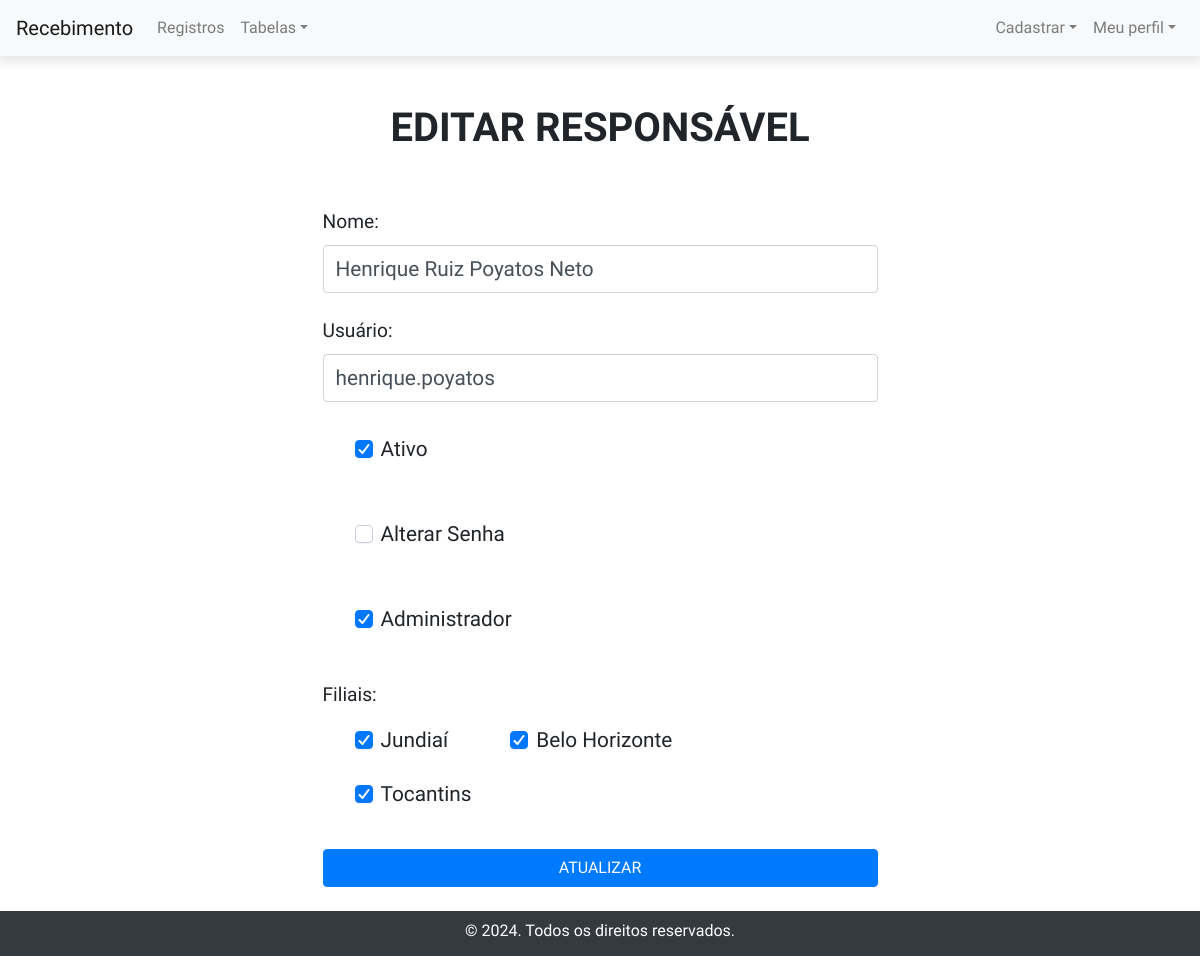
The page /editar_responsavel/4 (signed in) on the database its author committed.
### Recebimento/models/responsavel_models.py (models this page shows, shortened)
class Responsavel(db.Model, UserMixin):
    id = db.Column(db.Integer, primary_key=True)
    ativo = db.Column(db.Boolean, nullable=False, default=False)
    nome = db.Column(db.String(255), nullable=False)
    usuario = db.Column(db.String(255), unique=True, nullable=False)
    senha_hash = db.Column(db.String(255), nullable=False)
    permissao = db.Column(db.Boolean, nullable=False)
    responsaveis_filial = db.relationship('ResponsavelFilial', backref='responsavel')

### Recebimento/models/filial_models.py (models this page shows, shortened)
class Filial(db.Model):
    id = db.Column(db.Integer, primary_key=True)
    nome = db.Column(db.String(255), nullable=False)
    responsaveis_filial = db.relationship('ResponsavelFilial', backref='filial')

### Recebimento/routes/responsavel_routes.py (the view, shortened to what this page needs)
@app.route('/editar_responsavel/<int:responsavel_id>', methods=['GET', 'POST'])
@login_required
def editar_responsavel(responsavel_id):
    responsavel = Responsavel.query.get_or_404(responsavel_id)
    form = EditarResponsavelForm(obj=responsavel)
    try:
        filiais = [(filial.id, filial.nome) for filial in Filial.query.all()]
        filiais_associadas = [rf.filial_id for rf in responsavel.responsaveis_filial]
        form.filiais.choices = filiais
    except Exception as e:
        flash(f'Ocorreu um erro ao buscar as filiais: {str(e)}', 'danger')
        return redirect('/tabela/responsavel')
    return render_template('/edit/responsavel.html', form=form, responsavel=responsavel, filiais=filiais, filiais_associadas=filiais_associadas)

### Recebimento/forms/edicao_forms.py
class EditarResponsavelForm(FlaskForm):
    nome = StringField('Nome', validators=[DataRequired(), Length(min=2, max=255)])
    ativo = BooleanField('Ativo', validators=[Optional()])
    usuario = StringField('Usuário', validators=[DataRequired(), Length(min=2, max=255)])
    alterar_senha = BooleanField('Alterar Senha', validators=[Optional()])
    nova_senha = PasswordField('Nova Senha', validators=[Optional(), Length(min=6)])
    confirm_nova_senha = PasswordField('Confirmar Nova Senha', validators=[Optional(), EqualTo('nova_senha')])
    permissao = BooleanField('Permissão', validators=[Optional()])
    filiais = SelectMultipleField('Filiais', coerce=int, validators=[DataRequired()])
    submit = SubmitField('Atualizar')
    def __init__(self, *args, **kwargs):
        super(EditarResponsavelForm, self).__init__(*args, **kwargs)
        self.filiais.choices = [(filial.id, filial.nome) for filial in get_all_filiais()]

### Recebimento/__init__.py (called while the page is built)
@login_manager.user_loader
def load_user(user_id):
    return Responsavel.query.get(int(user_id))

### Recebimento/utils/query_all_utils.py (called while the page is built)
def get_all_filiais():
    filiais = Filial.query.all()
    return filiais

### Recebimento/templates/edit/responsavel.html (shortened to what this page needs)
{% extends "base.html" %}
{% set title = "Editar Responsável" %}
{% block content %}
<div class="container">
    <h1 class="text-center mt-5">Editar Responsável</h1>
    <div class="container-home">
        <form method="POST">
            <div class="form-group">
                <label for="nome">Nome:</label>
                {{ form.nome(class="form-control") }}
            </div>
            <div class="form-group">
                <label for="usuario">Usuário:</label>
                {{ form.usuario(class="form-control") }}
            </div>
            <div class="form-group">
                <div class="d-flex justify-content-left">
                    <div class="custom-control custom-checkbox mr-3 d-flex align-items-center">
                        <div class="checkbox-wrapper-4">
                            <label class="cbx" for="ativo"><span>
                                    <svg width="12px" height="10px">
                                        <use xlink:href="#check-4"></use>
                                    </svg></span><span>Ativo</span></label>
                        </div>
                    </div>
                </div>
            </div>
            <div class="form-group">
                <div class="d-flex justify-content-left">
                    <div class="custom-control custom-checkbox mr-3 d-flex align-items-center">
                        <div class="checkbox-wrapper-4">
                            <label class="cbx" for="alterar_senha"><span>
                                    <svg width="12px" height="10px">
                                        <use xlink:href="#check-4"></use>
                                    </svg></span><span>Alterar Senha</span></label>
                        </div>
                    </div>
                </div>
            </div>
            <div class="form-group">
                <div class="d-flex justify-content-left">
                    <div class="custom-control custom-checkbox mr-3 d-flex align-items-center">
                        <div class="checkbox-wrapper-4">
                            <label class="cbx" for="permissao"><span>
                                    <svg width="12px" height="10px">
                                        <use xlink:href="#check-4"></use>
                                    </svg></span><span>Administrador</span></label>
                        </div>
                    </div>
                </div>
            </div>
            <div class="form-group">
                <label for="filiais">Filiais:</label>
                <div class="options-filiais">
                    <div class="d-flex flex-wrap">
                        {% for filial in filiais %}
                        <div class="custom-control custom-checkbox mr-3 d-flex align-items-center">
                            <div class="checkbox-wrapper-4 d-flex align-items-center">
                                <label class="cbx" for="filial_{{ filial[0] }}">
                                    <span class="svg-wrapper">
                                        <svg width="12px" height="10px">
                                            <use xlink:href="#check-4"></use>
                                        </svg>
                                    </span>
                                    <span>{{ filial[1] }}</span>
                                </label>
                            </div>
                        </div>
                        {% endfor %}
                    </div>
                </div>
            </div>
            <div class="form-group">
                <button type="submit" class="btn btn-primary">Atualizar</button>
            </div>
        </form>
    </div>
</div>
{% endblock %}

### Recebimento/static/css/style.css (style rules this page uses)
* { font-family: 'Exo 2', sans-serif; margin: 0; padding: 0; box-sizing: border-box; }
body { display: flex; flex-direction: column; min-height: 100vh; width: 100%; }
h1 { font-weight: 600; text-transform: uppercase; }
button[type=submit] { text-transform: uppercase; transition: font-size .3s ease; }
.form-group { display: flex; width: 50%; flex-direction: column; }
.form-group label { display: flex; align-items: left; font-size: 1.2rem; }
.form-group input[type='text'], input[type='number'], input[type='password'] { display: flex; text-align: left; height: 3rem; font-size: 1.3rem; }
.container-home { width: 100%; height: 100%; display: flex; align-items: center; justify-content: center; text-align: center; flex-direction: column; gap: 4rem; }
.container-home form { width: 100%; height: 100%; display: flex; align-items: center; justify-content: center; text-align: center; flex-direction: column; gap: .5rem; }

### Recebimento/static/css/tables.css (style rules this page uses)
.container { width: 100%; height: 100%; display: flex; align-items: center; justify-content: center; text-align: center; flex-direction: column; gap: 3rem; }

### Recebimento/static/css/recebimento.css (style rules this page uses)
.checkbox-wrapper-4 * { box-sizing: border-box; }
.checkbox-wrapper-4 .cbx { -webkit-user-select: none; user-select: none; cursor: pointer; padding: 6px 8px; border-radius: 6px; overflow: hidden; transition: all 0.2s ease; display: inline-block; }
.checkbox-wrapper-4 .cbx:not(:last-child) { margin-right: 6px; }
.checkbox-wrapper-4 .cbx span { margin: .5rem 0rem .5rem 0rem; font-size: 1.3rem; float: left; vertical-align: middle; transform: translate3d(0, 0, 0); }
.checkbox-wrapper-4 .cbx span:first-child { position: relative; width: 18px; height: 18px; border-radius: 4px; transform: scale(1); border: 1px solid #cccfdb; transition: all 0.2s ease; box-shadow: 0 1px 1px rgba(0, 16, 75, 0.05); }
.checkbox-wrapper-4 .cbx span:first-child svg { position: absolute; top: 3px; left: 2px; fill: none; stroke: #fff; stroke-width: 2; stroke-linecap: round; stroke-linejoin: round; stroke-dasharray: 16px; stroke-dashoffset: 16px; transition: all 0.3s ease; transition-delay: 0.1s; transform: translate3d(0, 0, 0); }
.checkbox-wrapper-4 .cbx span:last-child { padding-left: 8px; line-height: 18px; }
.checkbox-wrapper-4 .inp-cbx:checked+.cbx span:first-child { background: #07f; border-color: #07f; animation: wave-4 0.4s ease; }
.checkbox-wrapper-4 .inp-cbx:checked+.cbx span:first-child svg { stroke-dashoffset: 0; }

### rows shown on the page
Responsavel: nome "Henrique Ruiz Poyatos Neto", usuario "henrique.poyatos"
Filial: nome "Jundiaí"
Filial: nome "Belo Horizonte"
Filial: nome "Tocantins"
